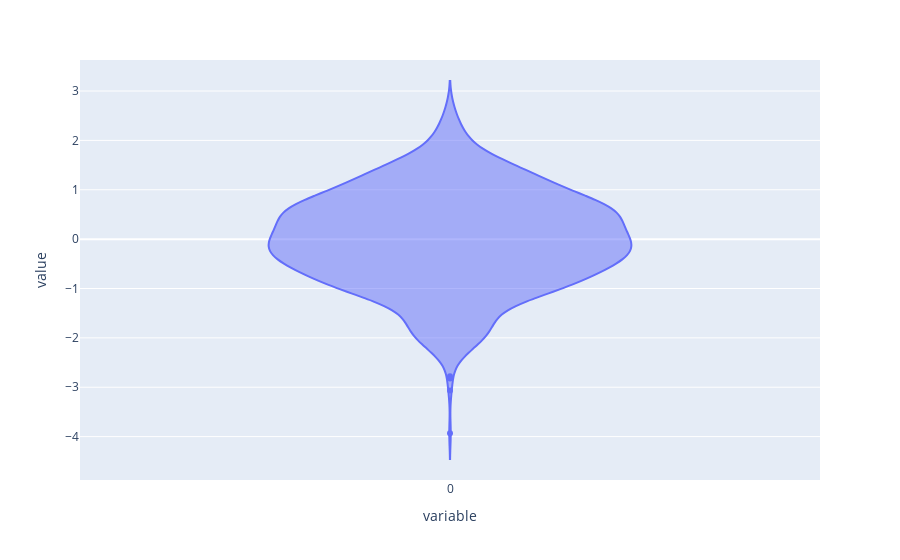

The notebook cell saved with this chart:
### Code cell
px.violin(x)

### Figure 1 — Plotly figure (JSON) as saved in the notebook; plotly's stock layout.template omitted (floating-point values rounded to 4 significant figures; data arrays with more than 128 entries replaced by an {"elided": "..."} marker saying what was removed)
{"data": [{"alignmentgroup": "True", "box": {"visible": false}, "hovertemplate": "variable=%{x}<br>value=%{y}<extra></extra>", "legendgroup": "", "marker": {"color": "#636efa"}, "name": "", "offsetgroup": "", "orientation": "v", "scalegroup": "True", "showlegend": false, "type": "violin", "x": {"elided": "1000 str values"}, "x0": " ", "xaxis": "x", "y": {"elided": "1000 float values"}, "y0": " ", "yaxis": "y"}], "layout": {"legend": {"tracegroupgap": 0}, "margin": {"t": 60}, "violinmode": "group", "xaxis": {"anchor": "y", "domain": [0, 1], "title": {"text": "variable"}}, "yaxis": {"anchor": "x", "domain": [0, 1], "title": {"text": "value"}}}}
